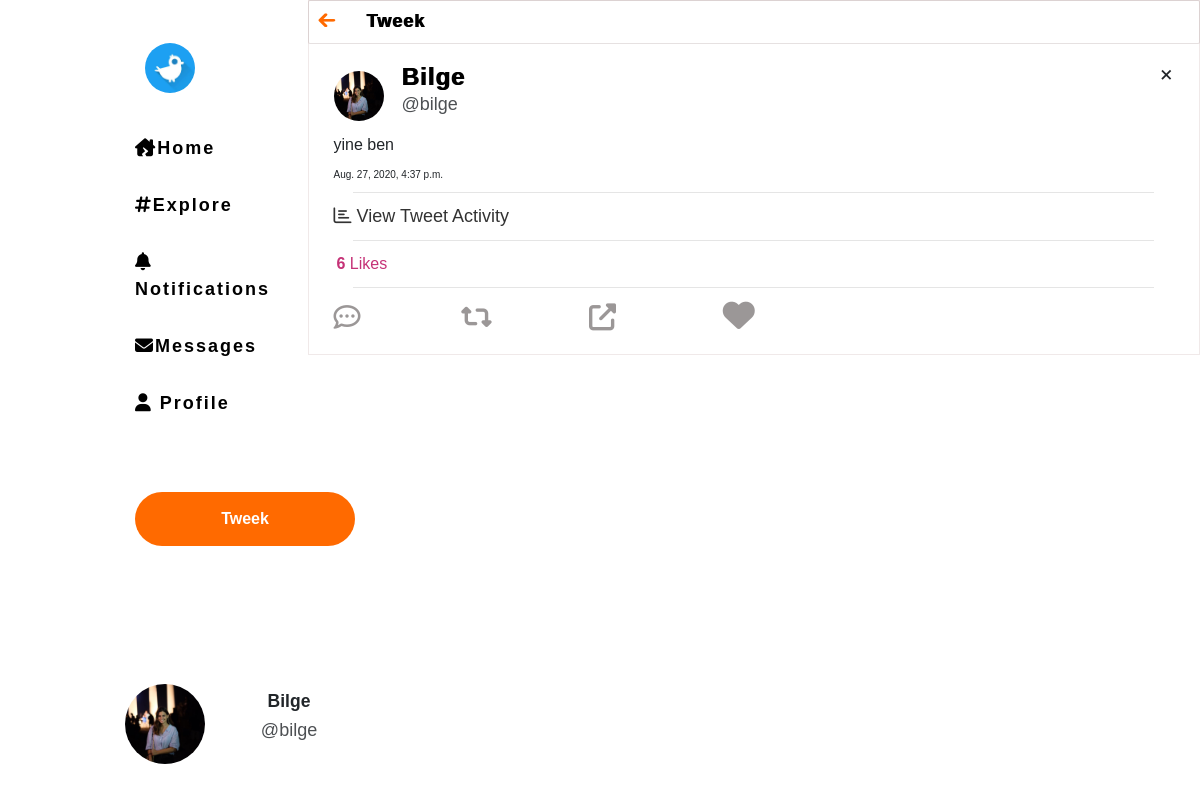
Screenshot of /post/30 (signed in) with the database file from the repository.
### network/models.py (models this page shows)
class User(AbstractUser):
    pass

class UserProfile(models.Model):
    user = models.OneToOneField(User, related_name='profile', unique=True,
                                 on_delete=models.CASCADE)
    image = models.ImageField(upload_to="profile_image", blank=True,null=True)
    description = models.CharField(blank=True,max_length=100)
    city = models.CharField(max_length=64)
    firstname = models.CharField(max_length=64)

class UserPosts(models.Model):
    owner = models.ForeignKey(UserProfile,related_name='owner',
                                        on_delete=models.CASCADE)
    post = models.CharField(max_length=150)
    likes = models.ManyToManyField(User,related_name='likers',
                                        blank=True,null=True)
    timestamp = models.DateTimeField(auto_now=True)
    post_image = models.ImageField(blank=True,null=True,
                                    upload_to="post_image")

### network/views.py (the view)
# urls.py: path("post/<int:id>",views.post,name="post"),
def post(request,id):
    user = request.user
    post = UserPosts.objects.filter(pk=id).first()
    likes = post.likes.all()
    is_like = post.likes.filter(id=user.id).exists()
    return render(request, "network/post.html",{"post" : post,"likes" : likes,"trends":trends_result[0]["trends"],
    "name" : user.profile.firstname,"is_liked":is_like})

### network/templates/network/post.html (shortened to what this page needs)
{% extends "network/layout.html" %}
{% block body %}
<div class="post">
  <h2 class="baslik" id="home"> <a href="{% url 'index' %}"><i class="fas fa-arrow-left"></i></a> Tweek </h2>
    <br>
    <a href="{% url 'other_profiles' post.owner.user.username %}"><img src="{{post.owner.image.url | default:'media/profile_image/egg.jpg'}}" class="rounded-circle" style="margin-left: 25px;"> </a>
    <h1 class="baslik" style="display: inline;"> {{ post.owner.firstname }} </h1> {% if post.owner.user.id == request.user.id %} <button class="delete">+</button> {% endif %}
    <p class="username"> @{{ post.owner.user.username }}</p>
    <p class="posting" style="margin-left: 20px;"> {{ post.post }} </p>
    <p style="margin-left: 25px;"> {{post.timestamp}} </p>
    <hr style="width: 90%;">
    <a href="#" class="username posta" style="margin-left: 25px;"> <i class="far fa-chart-bar"></i> View Tweet Activity </a>
    <hr style="width: 90%;">
    <button id="likeBtn"> {{ likes.count }} <span style="font-weight: normal;"> Likes </span></button>
    <hr style="width: 90%;">
    <i class="far fa-comment-dots"></i> <i class="fas fa-retweet"></i> <i class="fas fa-external-link-alt"></i>
    <form action="{% url 'like' post.id %}" method="GET" style="display: inline;" name="liked" class="l-form">
      {% if is_liked %}
        <button style="display: inline;" class="like__btn animated" >
          <i class="like__icon fa fa-heart liked" style="display: inline;"></i>
        </button>
        {% else %}
        <button style="display: inline;" class="like__btn animated">
          <i class="like__icon fa fa-heart" style="display: inline;"></i>
        </button>
        {% endif %}
    </form>
</div>
{% endblock %}

### network/templates/network/layout.html (shortened to what this page needs)
{% load static %}
<!DOCTYPE html>
<html lang="en">
    <head>
        <link rel="stylesheet" href="https://maxcdn.bootstrapcdn.com/bootstrap/3.3.6/css/bootstrap.min.css">
        <link rel="stylesheet" href="https://stackpath.bootstrapcdn.com/bootstrap/4.4.1/css/bootstrap.min.css">
        <link href="{% static 'network/styles.css' %}?version=1" rel="stylesheet">
    </head>
    <body>
            <div class="row">
              <div style="width: 25%;" class="firstcol">
                {% if user.is_authenticated %}
                <ul class="nav flex-column" style="width:fit-content">
                  <div style="margin-left: 120px;">
                    <li class="logo">
                       <a class="nav-link" href="{% url 'index' %}">  <img class="rounded-circle" alt="logo">
                </a>
                <br><br><br><br>
              </li>
              {% with url_name=request.resolver_match.url_name %}
                    <li class="nav-items {% if url_name == 'index' %}active{% endif %}">
                        <a class="nav-link" href="{% url 'index' %}"> <i class="fas fa-house-damage"></i><span class="hde">Home</span></a>
                    </li>
                    <li class="nav-items {% if url_name == 'explore' %}active{% endif %}">
                        <a class="nav-link" href="{% url 'explore' %}"> <i class="fa fa-hashtag"></i><span class="hde">Explore</span></a>
                    </li>
                    <li class="nav-items {% if url_name == 'notifications' %}active{% endif %}">
                      <a class="nav-link" href="{% url 'notifications' %}"><i class="fas fa-bell"></i><span class="hde">Notifications</span></a>
                    </li>
                    <li class="nav-items {% if url_name == 'inbox' %}active{% endif %}">
                      <a class="nav-link" href="{% url 'inbox' %}"> <i class="fas fa-envelope"></i><span class="hde">Messages</span></a>
                    </li>
                    <li class="nav-items {% if url_name == 'profile' %}active{% endif %}">
                      <a class="nav-link" href="{% url 'profile' %}"> <i class="fas fa-user"></i> <span class="hde">Profile</span></a>
                    </li>
                  </div>
                  {% endwith %}
                  </ul>
                  {% endif %}
                 {% if user.is_authenticated %}
                 <button class="tweekbutton" id="myBtn">Tweek</button>
              <div class="dropdown">
                  <button onclick="myFunction()" class="profilebutton" id="prbut"><img src="{{ user.profile.image.url | default:'media/profile_image/egg.jpg'}}" alt ="pp" class="rounded-circle" style="width:80px;height:80px;float:left;"><h3 class="pr">
                      {{ name | title }} </h6> <p class ="username"> @{{user.username}} </p> </button>
                  </div>
              {% endif %}
              </div>
              <div class="col-sm">
                {% block body %}
                {% endblock %}
              </div>
          </div>
</html>

### network/static/network/styles.css (style rules this page uses)
body { font-family: “Helvetica Neue”,Helvetica,Arial,sans-serif; }
.nav-items { font-size:large; font-weight: bold; letter-spacing:2px; margin:20px; font-family: Arial, Helvetica, sans-serif; }
.logo { margin:30px; }
.nav-link { color:black; }
.baslik { font-size: x-large; font-weight:bold; letter-spacing:1px; text-shadow: 1px 0; color:#000000; }
.dropdown { margin-top: 80px; margin-left: 130px; }
.tweekbutton { margin-top: 50px; margin-bottom: 40px; margin-left: 20px; width: 220px; padding: 15px; border-radius: 55px; background-color: #ff6a00; font-size: medium; font-weight:bold; color: white; border:none; }
#home { border-radius: 1px; box-shadow: 0px 0px 0px 1px rgba(173, 155, 155, 0.3); padding: 10px; font-size: large; }
.profilebutton { border-radius: 25px; width:250px; border: none; outline: none; background-color: white; padding: 10px; }
.username { font-weight: lighter; font-size:large; opacity:0.8; display: block; }
.rounded-circle { width:50px; height:50px; margin-top: 8px; margin-right: 18px; float: left; }
.pr { font-weight: bold; margin-top: 15px; }
.fa-retweet,.fa-comment-dots,.fa-heart,.fa-external-link-alt { font-size: 2.7em; color:#797373be; width: 100px; height: 50px; margin-left:25px; }
.fa-arrow-left { color:#ff6a00; margin-right: 25px; }
.tweetsec, .post { border: 1px solid rgb(240, 233, 233); }
.posting { font-size:medium; margin:5px; padding: 5px;; }
.posta { color:black; text-decoration: none !important; }
#myBtn { margin-left:150px; }
#likeBtn { border: none; margin-left: 22px; background-color: white; font-size: medium; color: rgb(197, 50, 119); font-weight: bold; }
.like__btn { border: none; background-color: white; cursor: pointer; max-width: 80px; display: flex; align-items: center; }
.like__icon { font-size: 3.2rem; margin-right: 0.3rem; }
.delete { float:right; position: absolute; top:55px; right: 35px; font-size:25px; transform: rotate(45deg); cursor: pointer; border:none; outline:none; background-color:white; }

### rows the page displays
User: profile.image (picture), username "bilge"
UserProfile: firstname "Bilge"
UserPosts: owner.image (picture), owner.firstname "Bilge", owner.user.username "bilge", post "yine ben", timestamp "Aug. 27, 2020, 4:37 p.m."

### other values shown
{{ likes.count }} "6"
